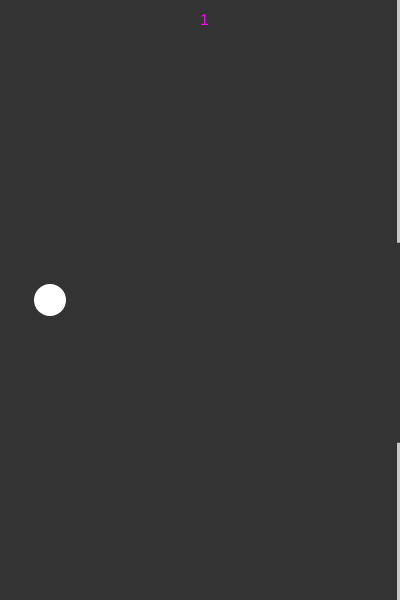
Frame 1 (no input)
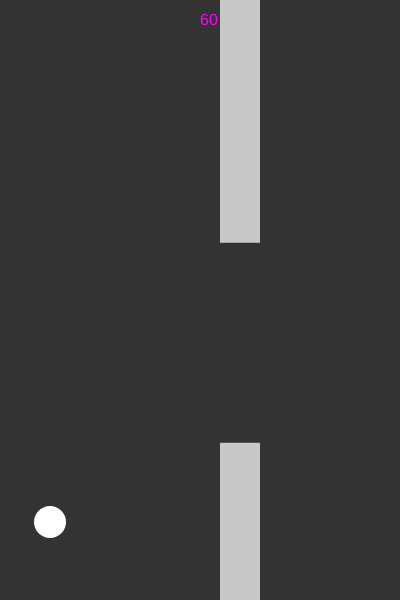
Frame 60 (no input)
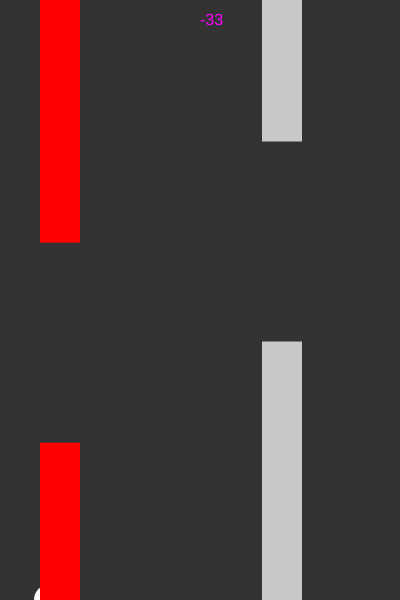
Frame 120 (the mouse pressed at the canvas centre since frame 60)

The p5.js sketch that drew these frames (run headless with seeded random() and noise() and a simulated clock; from frame 60 on, the mouse is pressed at the canvas centre):

// p5.js sketch
// ── sketch.js
let bird
let pipes = []
let gravity
let score = 0

function setup() {
  createCanvas(400, 600)
  bird = new Bird()
  gravity = createVector(0, 0.5)
  pipes.push(new Pipe())
}

function draw() {
  background(51)

  if (frameCount % 75 === 0) {
    pipes.push(new Pipe())
  }

  if (keyIsPressed) {
    bird.up()
  }

  bird.update()
  bird.show()

  let hit = false
  pipes = pipes.filter(pipe => {
    if (pipe.hits(bird)) {
      hit = true
    }
    pipe.update()
    pipe.show(pipe.hits(bird))
    if (pipe.x < -pipe.w) {
      return false
    }
    return true
  })

  if (hit) {
    score -= 50
  } else {
    score++
  }
  fill(255, 0, 255);
  textSize(16);
  text(score, width / 2, 25);
  score = constrain(score, 0, score);
}
// ── bird.js
class Bird {
  constructor() {
    this.pos = createVector(50, height / 2)
    this.velocity = createVector()
    this.acceleration = createVector()
    this.r = 16
  }

  applyForce(force) {
    this.acceleration.add(force)
  }

  up() {
    this.applyForce(createVector(0, -5))
  }

  update() {
    this.applyForce(gravity)
    this.pos.add(this.velocity)
    this.velocity.add(this.acceleration)
    this.velocity.limit(4)
    this.acceleration.mult(0)
    if (this.pos.y > height) {
      this.pos.y = height
      this.velocity.mult(0)
    }
  }

  show() {
    fill(255)
    noStroke()
    ellipse(this.pos.x, this.pos.y, this.r * 2, this.r * 2)
  }
}
// ── pipe.js
class Pipe {
  constructor() {
    this.w = 40
    this.x = width
    this.top = random(100, height / 2)
    this.bottom = this.top + 200
  }

  hits(b) {
    if ((b.pos.x > this.x) && (b.pos.x < (this.x + this.w))) {
      if ((b.pos.y < (this.top + b.r)) || (b.pos.y > (this.bottom - b.r))) {
        return true;
      }
    }
    return false;
  }

  update() {
    this.x -= 3
  }

  show(hit) {
    if (hit) {
      fill(255, 0, 0)
    } else {
      fill(200)
    }
    noStroke()
    rect(this.x, 0, this.w, this.top)
    rect(this.x, this.bottom, this.w, height)
  }
}
